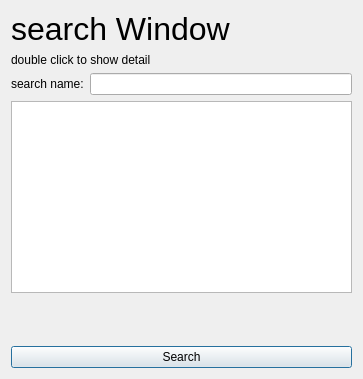
<?xml version="1.0" encoding="UTF-8"?>
<ui version="4.0">
 <class>searchWindow</class>
 <widget class="QDialog" name="searchWindow">
  <property name="geometry">
   <rect>
    <x>0</x>
    <y>0</y>
    <width>363</width>
    <height>379</height>
   </rect>
  </property>
  <property name="windowTitle">
   <string>Dialog</string>
  </property>
  <layout class="QHBoxLayout" name="horizontalLayout_2">
   <item>
    <layout class="QVBoxLayout" name="verticalLayout_2">
     <item>
      <widget class="QLabel" name="searchWindowTitle">
       <property name="font">
        <font>
         <pointsize>24</pointsize>
        </font>
       </property>
       <property name="text">
        <string>search Window</string>
       </property>
      </widget>
     </item>
     <item>
      <widget class="QLabel" name="label">
       <property name="text">
        <string>double click to show detail</string>
       </property>
      </widget>
     </item>
     <item>
      <layout class="QVBoxLayout" name="verticalLayout">
       <item>
        <layout class="QHBoxLayout" name="horizontalLayout">
         <item>
          <widget class="QLabel" name="searchInputLable">
           <property name="text">
            <string>search name:</string>
           </property>
          </widget>
         </item>
         <item>
          <widget class="QLineEdit" name="searchInput"/>
         </item>
        </layout>
       </item>
       <item>
        <widget class="QListWidget" name="listWidget"/>
       </item>
       <item>
        <spacer name="verticalSpacer">
         <property name="orientation">
          <enum>Qt::Vertical</enum>
         </property>
         <property name="sizeHint" stdset="0">
          <size>
           <width>20</width>
           <height>40</height>
          </size>
         </property>
        </spacer>
       </item>
      </layout>
     </item>
     <item>
      <widget class="QPushButton" name="pushButton">
       <property name="text">
        <string>Search</string>
       </property>
      </widget>
     </item>
    </layout>
   </item>
  </layout>
 </widget>
 <resources/>
 <connections/>
</ui>
